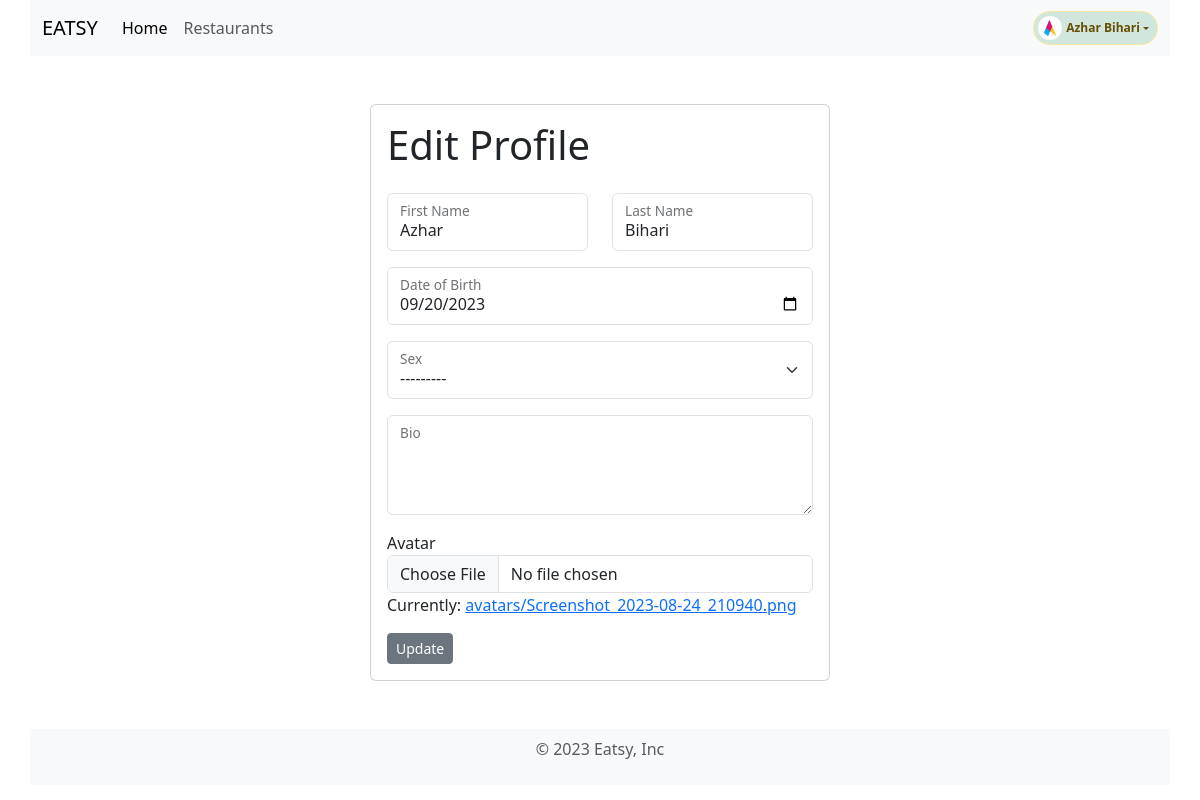
Screenshot of /accounts/profile/edit/ (signed in) with the database file from the repository.
### accounts/models.py (models this page shows)
class Account(AbstractUser):
    bio = models.TextField(blank=True, null=True)
    avatar = models.ImageField(
        upload_to='avatars/',
        blank=True,
        null=True,
        default='avatars/default_avatar.png'
    )
    SEX_CHOICES = (
        ('M', 'Male'),
        ('F', 'Female'),
        ('O', 'Other'),
    )
    date_of_birth = models.DateField(null=True, blank=True)
    sex = models.CharField(
        max_length=1, choices=SEX_CHOICES, blank=True, null=True)

### accounts/views.py (the view)
# urls.py: path("profile/edit/", ProfileUpdateView.as_view(), name="profile-edit"),
class ProfileUpdateView(LoginRequiredMixin, UpdateView):
    model = Account
    fields = ["first_name", "last_name",
              "date_of_birth", "bio", "avatar", "sex"]
    success_url = reverse_lazy('profile')
    def get_object(self, queryset=None):
        return self.request.user

### accounts/templates/accounts/account_form.html (shortened to what this page needs)
{% extends "no_sidebar_base.html" %}
{% block content %}
<div class="card mx-auto" style="width: 460px;">
    <div class="card-body">
        <h1 class="display-6 mb-4">Edit Profile</h1>
        <form method="post" enctype="multipart/form-data">
            <div class="row mb-3">
                <div class="col-md-6">
                    <div class="form-floating">
                        <input type="text" value="{{ form.first_name.value|default_if_none:'' }}"
                            class="form-control {% if form.first_name.errors %} is-invalid {% endif %}"
                            id="id_first_name" name="first_name" placeholder="First Name">
                        <label for="id_first_name">First Name</label>
                    </div>
                </div>
                <div class="col-md-6">
                    <div class="form-floating">
                        <input type="text" value="{{ form.last_name.value|default_if_none:'' }}"
                            class="form-control {% if form.last_name.errors %} is-invalid {% endif %}" id="id_last_name"
                            name="last_name" placeholder="Last Name">
                        <label for="id_last_name">Last Name</label>
                    </div>
                </div>
            </div>
            <div class="form-floating mb-3">
                <input type="date" class="form-control {% if form.date_of_birth.errors %} is-invalid {% endif %}"
                    id="id_date_of_birth" name="date_of_birth" value="{{ form.date_of_birth.value|date:'Y-m-d' }}">
                <label for="id_date_of_birth">Date of Birth</label>
            </div>
            <div class="form-floating mb-3">
                <select class="form-select {% if form.sex.errors %} is-invalid {% endif %}" id="id_sex" name="sex">
                    {% for value, label in form.sex.field.choices %}
                    {% if form.sex.value == value %}
                    <option value="{{ value }}" selected>{{ label }}</option>
                    {% else %}
                    <option value="{{ value }}">{{ label }}</option>
                    {% endif %}
                    {% endfor %}
                </select>
                <label for="id_sex">Sex</label>
            </div>
            <div class="form-floating mb-3">
                <textarea style="height: 100px" class="form-control {% if form.bio.errors %} is-invalid {% endif %}"
                    id="id_bio" name="bio">{{ form.bio.value|default_if_none:'' }}</textarea>
                <label for="id_bio">Bio</label>
            </div>
            <div class="mb-3">
                <label for="id_avatar">Avatar</label>
                <input type="file" accept="image/*"
                    class="form-control {% if form.avatar.errors %} is-invalid {% endif %}" id="id_avatar"
                    name="avatar">
                <p>Currently: <a href="{{ form.avatar.value.url }}">{{ form.avatar.value|default_if_none:'' }}</a></p>
            </div>
            <button type="submit" class="btn btn-secondary btn-sm">Update</button>
        </form>
    </div>
</div>
{% endblock %}

### templates/components/header.html (shortened to what this page needs)
<header>
    <nav class="container navbar navbar-expand-lg bg-body-tertiary">
        <div class="container">
            <a class="navbar-brand ms-2 ms-sm-0" aria-current="page" to="/">EATSY</a>
            <div class="offcanvas offcanvas-start" tabindex="-1" id="navbarOffcanvasLg"
                aria-labelledby="navbarOffcanvasLgLabel">
                <div class="offcanvas-body">
                    <ul class="navbar-nav justify-content-start flex-grow-1 pe-3">
                        <li class="nav-item">
                            <a class="nav-link active" aria-current="page" href="{% url 'home' %}">Home</a>
                        </li>
                        <li class="nav-item">
                            <a class="nav-link" href="{% url 'restaurant-list' %}">Restaurants</a>
                        </li>
                    </ul>
                </div>
            </div>
            {% if user.is_authenticated %}
            <div class="dropdown ms-auto">
                <a href="#" data-bs-toggle="dropdown" aria-expanded="false"
                    class="text-decoration-none dropdown-toggle badge d-flex align-items-center p-1 pe-2 text-warning-emphasis bg-success-subtle border border-warning-subtle rounded-pill">
                    <img src="{{ user.avatar.url }}" alt="" width="24" height="24" class="rounded-circle me-1">
                    {{ user.get_full_name|default:user.username }}
                </a>
            </div>
            {% else %}
            <div class="ms-auto">
                <a class="btn btn-primary btn-sm me-1" href="{% url 'login' %}">Login</a>
                <a class="btn btn-outline-secondary btn-sm" href="{% url 'register' %}">Register
                </a>
            </div>
            {% endif %}
        </div>
    </nav>
</header>

### rows the page displays
Account: avatar (picture), get_full_name "Azhar Bihari", first_name "Azhar", last_name "Bihari", date_of_birth "09/20/2023", avatar.value "avatars/Screenshot_2023-08-24_210940.png"

### other values shown
form field sex "---------"
